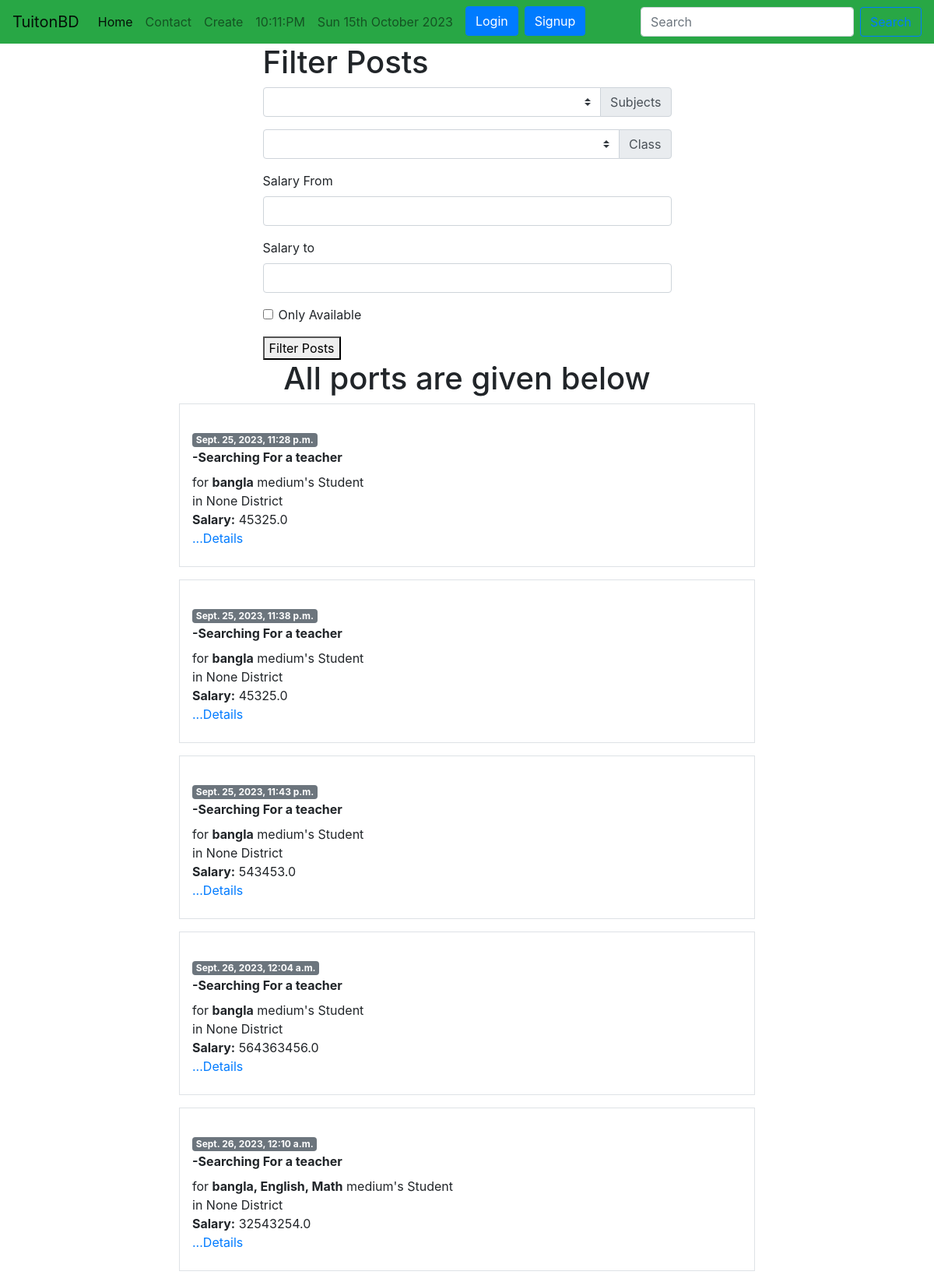
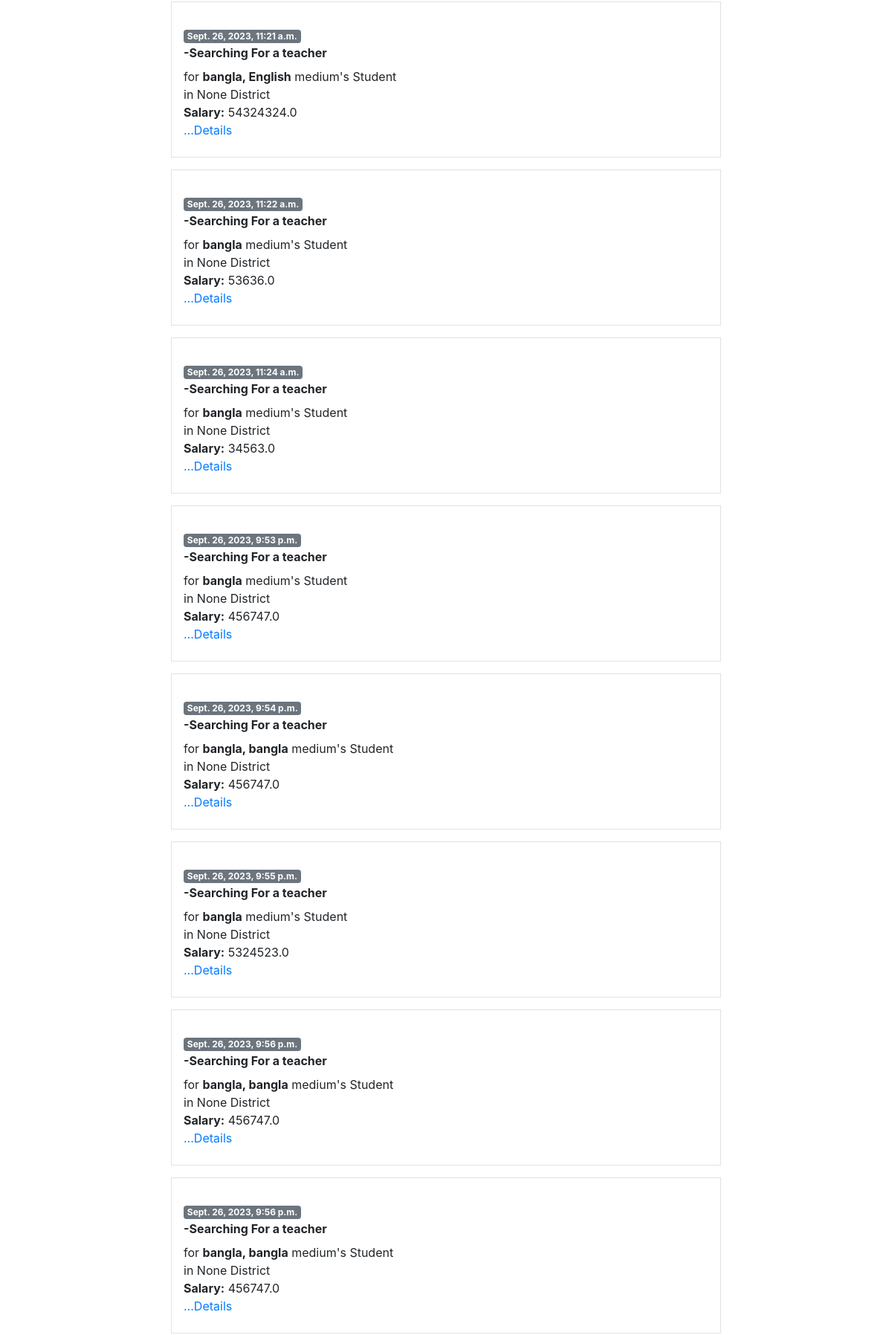
The page / (upper part) on the database its author committed (2 pictures, top to bottom).
### tuition_App/models.py (models this page shows, shortened)
class Post(models.Model):
    CATEGORY = (
        ("Teacher", "Teacher"),
        ("Student", "Student"),
    )
    MEDIUM = (
        ("bangla", "bangla"),
        ("English", "English"),
        ("Urdu", "Urdu"),
        ("Hindi", "Hindi"),
        ("Arabic", "Arabic"),
    )
    user = models.ForeignKey(User, on_delete=models.CASCADE, blank=True, null=True)
    id = models.AutoField(primary_key=True)
    title = models.CharField(max_length=101)
    slug = models.CharField(max_length=100, default=title)
    email = models.EmailField()
    salary = models.FloatField()
    details = models.TextField()
    available = models.BooleanField()
    category = models.CharField(max_length=100, choices=CATEGORY)
    created_at = models.DateTimeField(default=now)
    image = models.ImageField(default="default.jpg", upload_to="tuition/images")
    medium = MultiSelectField(
        max_length=100, max_choices=5, choices=MEDIUM, default="bangla"
    )
    subject = models.ManyToManyField(Subject, related_name="subject_set")
    class_in = models.ManyToManyField(Class_in, related_name="class_set")
    district = models.CharField(max_length=100, null=True, blank=True)
    likes = models.ManyToManyField(User, related_name="post_likes")
    views = models.ManyToManyField(User, related_name="post_views")
    objects = models.Manager()
    items = PostManager()

### tuition_App/views.py (the view)
# urls.py: path("", PostListView.as_view(), name="homeview"),
class PostListView(ListView):
    template_name = "tuition/postlist.html"
    queryset = Post.objects.all()
    context_object_name = "posts"
    def get_context_data(self, *args, **kwargs):
        context = super().get_context_data(*args, **kwargs)
        posts = context.get("object_list")
        context["posts"] = posts
        context["subjects"] = Subject.objects.all()
        context["classes"] = Class_in.objects.all()
        return context

### tuition_App/models.py (called while the page is built)
    def __str__(self):
        return self.name

    def __str__(self):
        return self.name

### templates/tuition/postlist.html (shortened to what this page needs)
{% extends 'basic.html' %}
{% block body %}
<div class="container">
    <div class="col-md-6 offset-md-3">
        <h1>Filter Posts</h1>
        <form action="/tuition_App/filter/" method="post">
            <div class="input-group mb-3">
                <select class="custom-select" id="inputGroupSelect02" name='subject'>
                    <option></option>
                    {% for i in subjects %}
                    <option value="{{i}}">{{i}}</option>
                    {% endfor %}
                </select>
                <div class="input-group-append">
                    <label class="input-group-text" for="inputGroupSelect02">Subjects</label>
                </div>
            </div>
            <div class="input-group mb-3">
                <select class="custom-select" id="inputGroupSelect02" name='class_in'>
                    <option></option>
                    {% for i in classes %}
                    <option value="{{i}}">{{i}}</option>
                    {% endfor %}
                </select>
                <div class="input-group-append">
                    <label class="input-group-text" for="inputGroupSelect02">Class</label>
                </div>
            </div>
            <div class="form-group">
                <label for="exampleFormControlInput1">Salary From</label>
                <input type="number" class="form-control" name="salary_from" id="exampleFormControlInput1">
            </div>
            <div class="form-group">
                <label for="exampleFormControlInput1">Salary to</label>
                <input type="number" class="form-control" name="salary_to" id="exampleFormControlInput1">
            </div>
            <div class="form-group form-check">
                <input type="checkbox" class="form-check-input" id="exampleCheck1" name="available">
                <label class="form-check-label" for="exampleCheck1">Only Available</label>
            </div>
            <button type="submit">Filter Posts</button>
        </form>
    </div>
    <H1 class="text-center">All ports are given below</H1>
    {% for p in posts %}
    <div class="col-md-8 offset-md-2 mb-3 p-3 border">
        <div class="row  my-2 position-relative">
            <div class="col d-flex flex-column">
                <strong class="d-inline-block mb-2">
                    <div>
                        <span class="badge badge-secondary">{{p.created_at}}</span>
                        <a href="/session/otherprofile/{{user.username}}/">{{user.username}}</a> <br>
                    </div>
                    -Searching For a teacher
                </strong>
                <div class="preview">
                    for <b> {{p.medium}}</b> medium's Student <br>
                    in {{p.district}} District <br>
                    <b>Salary:</b> {{p.salary}} <br>
                    <p class="card-text">
                        <a href="/tuition_App/postdetail/{{p.id}}/"> ...Details</a>
                    </p>
                </div>
            </div>
        </div>
    </div>
    {% endfor %}
</div>
{% endblock body %}

### rows shown on the page
Post: created_at "Sept. 25, 2023, 11:28 p.m.", medium "bangla", district "None", salary "45325.0"
Post: created_at "Sept. 25, 2023, 11:38 p.m.", medium "bangla", district "None", salary "45325.0"
Post: created_at "Sept. 25, 2023, 11:43 p.m.", medium "bangla", district "None", salary "543453.0"
Post: created_at "Sept. 26, 2023, 12:04 a.m.", medium "bangla", district "None", salary "564363456.0"
Post: created_at "Sept. 26, 2023, 12:10 a.m.", medium "bangla, English, Math", district "None", salary "32543254.0"
Post: created_at "Sept. 26, 2023, 11:21 a.m.", medium "bangla, English", district "None", salary "54324324.0"
Post: created_at "Sept. 26, 2023, 11:22 a.m.", medium "bangla", district "None", salary "53636.0"
Post: created_at "Sept. 26, 2023, 11:24 a.m.", medium "bangla", district "None", salary "34563.0"
Post: created_at "Sept. 26, 2023, 9:53 p.m.", medium "bangla", district "None", salary "456747.0"
Post: created_at "Sept. 26, 2023, 9:54 p.m.", medium "bangla, bangla", district "None", salary "456747.0"
Post: created_at "Sept. 26, 2023, 9:55 p.m.", medium "bangla", district "None", salary "5324523.0"
Post: created_at "Sept. 26, 2023, 9:56 p.m.", medium "bangla, bangla", district "None", salary "456747.0"
Post: created_at "Sept. 26, 2023, 9:56 p.m.", medium "bangla, bangla", district "None", salary "456747.0"
